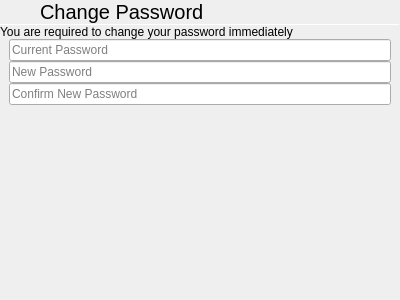
<?xml version="1.0" encoding="UTF-8"?>
<ui version="4.0">
 <class>PamChauthtok</class>
 <widget class="QWidget" name="PamChauthtok">
  <property name="geometry">
   <rect>
    <x>0</x>
    <y>0</y>
    <width>400</width>
    <height>300</height>
   </rect>
  </property>
  <property name="windowTitle">
   <string notr="true">Form</string>
  </property>
  <layout class="QVBoxLayout" name="verticalLayout_2">
   <property name="spacing">
    <number>0</number>
   </property>
   <property name="leftMargin">
    <number>0</number>
   </property>
   <property name="topMargin">
    <number>0</number>
   </property>
   <property name="rightMargin">
    <number>0</number>
   </property>
   <property name="bottomMargin">
    <number>0</number>
   </property>
   <item>
    <layout class="QHBoxLayout" name="horizontalLayout">
     <property name="spacing">
      <number>0</number>
     </property>
     <item>
      <widget class="QPushButton" name="cancelButton">
       <property name="sizePolicy">
        <sizepolicy hsizetype="Preferred" vsizetype="Preferred">
         <horstretch>0</horstretch>
         <verstretch>0</verstretch>
        </sizepolicy>
       </property>
       <property name="toolTip">
        <string>Cancel</string>
       </property>
       <property name="text">
        <string/>
       </property>
       <property name="icon">
        <iconset theme="go-previous">
         <normaloff>.</normaloff>.</iconset>
       </property>
       <property name="flat">
        <bool>true</bool>
       </property>
      </widget>
     </item>
     <item>
      <widget class="QLabel" name="titleLabel">
       <property name="sizePolicy">
        <sizepolicy hsizetype="Expanding" vsizetype="Preferred">
         <horstretch>0</horstretch>
         <verstretch>0</verstretch>
        </sizepolicy>
       </property>
       <property name="font">
        <font>
         <pointsize>15</pointsize>
        </font>
       </property>
       <property name="text">
        <string>Change Password</string>
       </property>
       <property name="margin">
        <number>9</number>
       </property>
      </widget>
     </item>
     <item>
      <widget class="QPushButton" name="okayButton">
       <property name="sizePolicy">
        <sizepolicy hsizetype="Preferred" vsizetype="Preferred">
         <horstretch>0</horstretch>
         <verstretch>0</verstretch>
        </sizepolicy>
       </property>
       <property name="toolTip">
        <string>Accept</string>
       </property>
       <property name="text">
        <string/>
       </property>
       <property name="icon">
        <iconset theme="dialog-ok">
         <normaloff>.</normaloff>.</iconset>
       </property>
       <property name="flat">
        <bool>true</bool>
       </property>
      </widget>
     </item>
    </layout>
   </item>
   <item>
    <widget class="Line" name="line">
     <property name="maximumSize">
      <size>
       <width>16777215</width>
       <height>1</height>
      </size>
     </property>
     <property name="orientation">
      <enum>Qt::Horizontal</enum>
     </property>
    </widget>
   </item>
   <item>
    <widget class="QLabel" name="pamMessage">
     <property name="text">
      <string>You are required to change your password immediately</string>
     </property>
     <property name="wordWrap">
      <bool>true</bool>
     </property>
     <property name="margin">
      <number>9</number>
     </property>
    </widget>
   </item>
   <item>
    <layout class="QVBoxLayout" name="verticalLayout">
     <property name="leftMargin">
      <number>9</number>
     </property>
     <property name="rightMargin">
      <number>9</number>
     </property>
     <item>
      <widget class="QLineEdit" name="currentBox">
       <property name="echoMode">
        <enum>QLineEdit::Password</enum>
       </property>
       <property name="placeholderText">
        <string>Current Password</string>
       </property>
      </widget>
     </item>
     <item>
      <widget class="QLineEdit" name="newPasswordBox">
       <property name="echoMode">
        <enum>QLineEdit::Password</enum>
       </property>
       <property name="placeholderText">
        <string>New Password</string>
       </property>
      </widget>
     </item>
     <item>
      <widget class="QLineEdit" name="confirmPasswordBox">
       <property name="echoMode">
        <enum>QLineEdit::Password</enum>
       </property>
       <property name="placeholderText">
        <string>Confirm New Password</string>
       </property>
      </widget>
     </item>
    </layout>
   </item>
   <item>
    <spacer name="verticalSpacer">
     <property name="orientation">
      <enum>Qt::Vertical</enum>
     </property>
     <property name="sizeHint" stdset="0">
      <size>
       <width>20</width>
       <height>128</height>
      </size>
     </property>
    </spacer>
   </item>
  </layout>
 </widget>
 <resources/>
 <connections/>
</ui>
